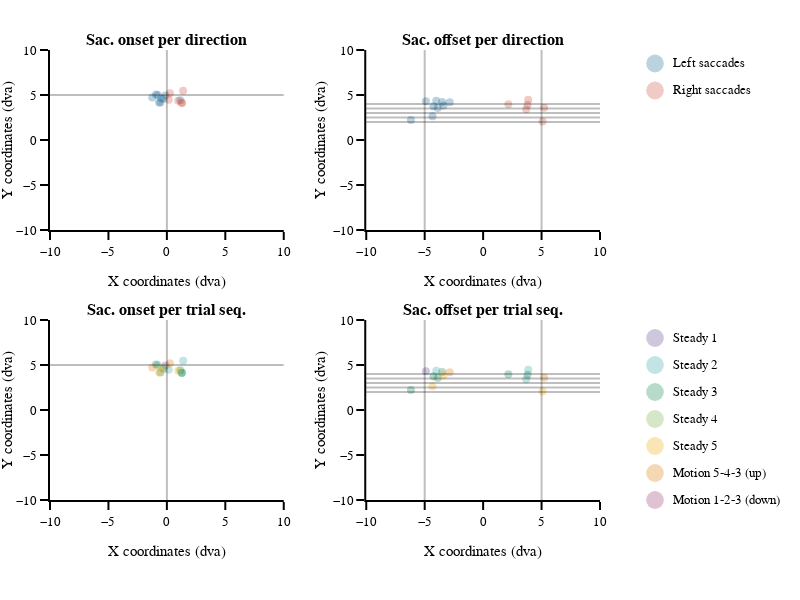

The cell this chart's notebook holds for it:
### Markdown cell above
#### Saccade coordinates

### Code cell
# figure specific settings
subplot_titles = ('<b>Sac. onset per direction<b>', '<b>Sac. offset per direction<b>',
                  '<b>Sac. onset per trial seq.<b>', '<b>Sac. offset per trial seq.<b>',)

# subplot settings
rows, cols = 2, 2
leg_mergin = 200
fig_height, fig_width = 600,300*2+leg_mergin
column_widths,row_heights = [1,1],[1,1]
sb_specs = [[{},{}],[{},{}]]
fig = make_subplots(rows=rows, cols=cols, print_grid=False, vertical_spacing=0.2, horizontal_spacing=0.15, 
                    column_widths=column_widths, row_heights=row_heights, subplot_titles=subplot_titles)

x_legend = 1.13
y_legend_step = 0.06
y_legend_sd = 0.97
y_legend_ts = 0.36
rad_leg = 0.04

# Right / Left saccades
# ---------------------
for sd_num, sd in enumerate(sds):

    
    # plot
    df_cond = df_all.loc[(df_all.main_sac_trial == 1) & (df_all.saccade_direction == sd_num+1)]
    fig.append_trace(go.Scatter(x=df_cond['sac_x_onset_trial']-df_cond['jitter_x_trial'],
                                y=df_cond['sac_y_onset_trial']-df_cond['jitter_y_trial'],
                                name=sd, mode='markers',marker_color=sd_cols[sd_num],marker_size=8,marker_opacity=0.3,
                                marker_line_width=0,marker_symbol='circle'),row=1, col=1)
    
    fig.append_trace(go.Scatter(x=df_cond['sac_x_offset_trial']-df_cond['jitter_x_trial'],
                                y=df_cond['sac_y_offset_trial']-df_cond['jitter_y_trial'],
                                name=sd, mode='markers',marker_color=sd_cols[sd_num],marker_size=8,marker_opacity=0.3,
                                marker_line_width=0,marker_symbol='circle'),row=1, col=2)
    
    # legend
    fig.add_annotation(xref='paper', yref='paper', x=x_legend, y=y_legend_sd-y_legend_step*sd_num, 
                       text=sd, showarrow=False, font_size = template_specs['axes_font_size'],xanchor = 'left', yanchor='middle')
    fig.add_shape(type='circle',xref='paper', yref='paper', fillcolor=sd_cols[sd_num],line_width=0, opacity=0.3,
                  x0=x_legend-0.03-rad_leg/2.5, y0=y_legend_sd-y_legend_step*sd_num-rad_leg/2, 
                  x1=x_legend-0.03+rad_leg/2.5, y1=y_legend_sd-y_legend_step*sd_num+rad_leg/2)

# ref lines
fig.add_hline(y=5,opacity=0.25, row=1, col=1)
fig.add_vline(x=0,opacity=0.25, row=1, col=1)
fig.add_vline(x=-5, opacity=0.25, row=1, col=2)
fig.add_vline(x=5,  opacity=0.25, row=1, col=2)
fig.add_hline(y=4,  opacity=0.25, row=1, col=2)
fig.add_hline(y=3.5,opacity=0.25, row=1, col=2)
fig.add_hline(y=3,  opacity=0.25, row=1, col=2)
fig.add_hline(y=2.5,opacity=0.25, row=1, col=2)
fig.add_hline(y=2,  opacity=0.25, row=1, col=2)
    
    
# Trials sequence
# ---------------
for ts_num, ts in enumerate(tss):
    # plot
    df_cond = df_all.loc[(df_all.main_sac_trial == 1) & (df_all.trial_sequence == ts_num+1)]
    fig.append_trace(go.Scatter(x=df_cond['sac_x_onset_trial']-df_cond['jitter_x_trial'],
                                y=df_cond['sac_y_onset_trial']-df_cond['jitter_y_trial'],
                                name=ts, mode='markers',marker_color=ts_cols[ts_num],marker_size=8,marker_opacity=0.3,
                                marker_line_width=0,marker_symbol='circle'),row=2, col=1)

    fig.append_trace(go.Scatter(x=df_cond['sac_x_offset_trial']-df_cond['jitter_x_trial'],
                                y=df_cond['sac_y_offset_trial']-df_cond['jitter_y_trial'],
                                name=ts, mode='markers',marker_color=ts_cols[ts_num],marker_size=8,marker_opacity=0.3,
                                marker_line_width=0,marker_symbol='circle'),row=2, col=2)
    
    # legend
    fig.add_annotation(xref='paper', yref='paper', x=x_legend, y=y_legend_ts-(y_legend_step*ts_num), 
                       text=ts, showarrow=False, font_size = template_specs['axes_font_size'], xanchor = 'left', yanchor='middle')
    fig.add_shape(type='circle',xref='paper', yref='paper', fillcolor=ts_cols[ts_num],line_width=0, opacity=0.3,
                  x0=x_legend-0.03-rad_leg/2.5, y0=y_legend_ts-y_legend_step*ts_num-rad_leg/2, 
                  x1=x_legend-0.03+rad_leg/2.5, y1=y_legend_ts-y_legend_step*ts_num+rad_leg/2)


# ref lines
fig.add_hline(y=5,opacity=0.25, row=2, col=1)
fig.add_vline(x=0,opacity=0.25, row=2, col=1)
fig.add_vline(x=-5, opacity=0.25, row=2, col=2)
fig.add_vline(x=5,  opacity=0.25, row=2, col=2)
fig.add_hline(y=4,  opacity=0.25, row=2, col=2)
fig.add_hline(y=3.5,opacity=0.25, row=2, col=2)
fig.add_hline(y=3,  opacity=0.25, row=2, col=2)
fig.add_hline(y=2.5,opacity=0.25, row=2, col=2)
fig.add_hline(y=2,  opacity=0.25, row=2, col=2)    
    
# axes settings
for row in np.arange(rows):
    for col in np.arange(cols):
        fig.update_xaxes(visible=True, ticklen=8, linewidth=template_specs['axes_width'], range=[-10,10], title='X coordinates (dva)', row=row+1, col=col+1)
        fig.update_yaxes(visible=True, ticklen=8, linewidth=template_specs['axes_width'], range=[-10,10], title='Y coordinates (dva)',row=row+1, col=col+1)
    
fig.layout.update(template=fig_template, width=fig_width, height=fig_height, margin_l=50, margin_r=leg_mergin, margin_t=50, margin_b=100, barmode='stack', showlegend=False)    
fig.show()
if not os.path.exists(fig_dir):os.mkdir(fig_dir)
fig.write_image('{}/{}_saccade_landing.pdf'.format(fig_dir, subject))

### Figure 1 — Plotly figure (JSON) as saved in the notebook; plotly's stock layout.template omitted (floating-point values rounded to 4 significant figures)
{"data": [{"marker": {"color": "rgb(29, 105, 150)", "line": {"width": 0}, "opacity": 0.3, "size": 8, "symbol": "circle"}, "mode": "markers", "name": "Left saccades", "type": "scatter", "x": [-0.3112, 1.149, -0.1204, -1.251, -0.4777, -0.7788, -0.5511, -0.9335, -0.6658], "xaxis": "x", "y": [4.572, 4.421, 4.945, 4.729, 4.617, 4.994, 4.167, 5.052, 4.168], "yaxis": "y"}, {"marker": {"color": "rgb(29, 105, 150)", "line": {"width": 0}, "opacity": 0.3, "size": 8, "symbol": "circle"}, "mode": "markers", "name": "Left saccades", "type": "scatter", "x": [-6.175, -3.881, -4.894, -2.857, -4.334, -4.008, -4.252, -3.505, -3.393], "xaxis": "x2", "y": [2.218, 3.556, 4.305, 4.185, 2.647, 4.375, 3.741, 4.221, 3.829], "yaxis": "y2"}, {"marker": {"color": "rgb(204, 80, 62)", "line": {"width": 0}, "opacity": 0.3, "size": 8, "symbol": "circle"}, "mode": "markers", "name": "Right saccades", "type": "scatter", "x": [0.2569, 1.3, 0.9696, 1.391, 0.1573, 1.263], "xaxis": "x", "y": [5.185, 4.147, 4.359, 5.47, 4.483, 4.099], "yaxis": "y"}, {"marker": {"color": "rgb(204, 80, 62)", "line": {"width": 0}, "opacity": 0.3, "size": 8, "symbol": "circle"}, "mode": "markers", "name": "Right saccades", "type": "scatter", "x": [5.221, 3.802, 5.089, 3.859, 3.692, 2.159], "xaxis": "x2", "y": [3.589, 3.908, 2.061, 4.483, 3.427, 3.96], "yaxis": "y2"}, {"marker": {"color": "rgb(95, 70, 144)", "line": {"width": 0}, "opacity": 0.3, "size": 8, "symbol": "circle"}, "mode": "markers", "name": "Steady 1", "type": "scatter", "x": [-0.1204], "xaxis": "x3", "y": [4.945], "yaxis": "y3"}, {"marker": {"color": "rgb(95, 70, 144)", "line": {"width": 0}, "opacity": 0.3, "size": 8, "symbol": "circle"}, "mode": "markers", "name": "Steady 1", "type": "scatter", "x": [-4.894], "xaxis": "x4", "y": [4.305], "yaxis": "y4"}, {"marker": {"color": "rgb(56, 166, 165)", "line": {"width": 0}, "opacity": 0.3, "size": 8, "symbol": "circle"}, "mode": "markers", "name": "Steady 2", "type": "scatter", "x": [-0.7788, 1.391, 0.1573], "xaxis": "x3", "y": [4.994, 5.47, 4.483], "yaxis": "y3"}, {"marker": {"color": "rgb(56, 166, 165)", "line": {"width": 0}, "opacity": 0.3, "size": 8, "symbol": "circle"}, "mode": "markers", "name": "Steady 2", "type": "scatter", "x": [-4.008, 3.859, 3.692], "xaxis": "x4", "y": [4.375, 4.483, 3.427], "yaxis": "y4"}, {"marker": {"color": "rgb(15, 133, 84)", "line": {"width": 0}, "opacity": 0.3, "size": 8, "symbol": "circle"}, "mode": "markers", "name": "Steady 3", "type": "scatter", "x": [-0.3112, 1.3, 1.149, -0.5511, -0.9335, 1.263], "xaxis": "x3", "y": [4.572, 4.147, 4.421, 4.167, 5.052, 4.099], "yaxis": "y3"}, {"marker": {"color": "rgb(15, 133, 84)", "line": {"width": 0}, "opacity": 0.3, "size": 8, "symbol": "circle"}, "mode": "markers", "name": "Steady 3", "type": "scatter", "x": [-6.175, 3.802, -3.881, -4.252, -3.505, 2.159], "xaxis": "x4", "y": [2.218, 3.908, 3.556, 3.741, 4.221, 3.96], "yaxis": "y4"}, {"marker": {"color": "rgb(115, 175, 72)", "line": {"width": 0}, "opacity": 0.3, "size": 8, "symbol": "circle"}, "mode": "markers", "name": "Steady 4", "type": "scatter", "x": [], "xaxis": "x3", "y": [], "yaxis": "y3"}, {"marker": {"color": "rgb(115, 175, 72)", "line": {"width": 0}, "opacity": 0.3, "size": 8, "symbol": "circle"}, "mode": "markers", "name": "Steady 4", "type": "scatter", "x": [], "xaxis": "x4", "y": [], "yaxis": "y4"}, {"marker": {"color": "rgb(237, 173, 8)", "line": {"width": 0}, "opacity": 0.3, "size": 8, "symbol": "circle"}, "mode": "markers", "name": "Steady 5", "type": "scatter", "x": [0.9696, -0.4777, -0.6658], "xaxis": "x3", "y": [4.359, 4.617, 4.168], "yaxis": "y3"}, {"marker": {"color": "rgb(237, 173, 8)", "line": {"width": 0}, "opacity": 0.3, "size": 8, "symbol": "circle"}, "mode": "markers", "name": "Steady 5", "type": "scatter", "x": [5.089, -4.334, -3.393], "xaxis": "x4", "y": [2.061, 2.647, 3.829], "yaxis": "y4"}, {"marker": {"color": "rgb(225, 124, 5)", "line": {"width": 0}, "opacity": 0.3, "size": 8, "symbol": "circle"}, "mode": "markers", "name": "Motion 5-4-3 (up)", "type": "scatter", "x": [0.2569, -1.251], "xaxis": "x3", "y": [5.185, 4.729], "yaxis": "y3"}, {"marker": {"color": "rgb(225, 124, 5)", "line": {"width": 0}, "opacity": 0.3, "size": 8, "symbol": "circle"}, "mode": "markers", "name": "Motion 5-4-3 (up)", "type": "scatter", "x": [5.221, -2.857], "xaxis": "x4", "y": [3.589, 4.185], "yaxis": "y4"}, {"marker": {"color": "rgb(148, 52, 110)", "line": {"width": 0}, "opacity": 0.3, "size": 8, "symbol": "circle"}, "mode": "markers", "name": "Motion 1-2-3 (down)", "type": "scatter", "x": [], "xaxis": "x3", "y": [], "yaxis": "y3"}, {"marker": {"color": "rgb(148, 52, 110)", "line": {"width": 0}, "opacity": 0.3, "size": 8, "symbol": "circle"}, "mode": "markers", "name": "Motion 1-2-3 (down)", "type": "scatter", "x": [], "xaxis": "x4", "y": [], "yaxis": "y4"}], "layout": {"annotations": [{"font": {"size": 16}, "showarrow": false, "text": "<b>Sac. onset per direction<b>", "x": 0.2125, "xanchor": "center", "xref": "paper", "y": 1, "yanchor": "bottom", "yref": "paper"}, {"font": {"size": 16}, "showarrow": false, "text": "<b>Sac. offset per direction<b>", "x": 0.7875, "xanchor": "center", "xref": "paper", "y": 1, "yanchor": "bottom", "yref": "paper"}, {"font": {"size": 16}, "showarrow": false, "text": "<b>Sac. onset per trial seq.<b>", "x": 0.2125, "xanchor": "center", "xref": "paper", "y": 0.4, "yanchor": "bottom", "yref": "paper"}, {"font": {"size": 16}, "showarrow": false, "text": "<b>Sac. offset per trial seq.<b>", "x": 0.7875, "xanchor": "center", "xref": "paper", "y": 0.4, "yanchor": "bottom", "yref": "paper"}, {"font": {"size": 13}, "showarrow": false, "text": "Left saccades", "x": 1.13, "xanchor": "left", "xref": "paper", "y": 0.97, "yanchor": "middle", "yref": "paper"}, {"font": {"size": 13}, "showarrow": false, "text": "Right saccades", "x": 1.13, "xanchor": "left", "xref": "paper", "y": 0.91, "yanchor": "middle", "yref": "paper"}, {"font": {"size": 13}, "showarrow": false, "text": "Steady 1", "x": 1.13, "xanchor": "left", "xref": "paper", "y": 0.36, "yanchor": "middle", "yref": "paper"}, {"font": {"size": 13}, "showarrow": false, "text": "Steady 2", "x": 1.13, "xanchor": "left", "xref": "paper", "y": 0.3, "yanchor": "middle", "yref": "paper"}, {"font": {"size": 13}, "showarrow": false, "text": "Steady 3", "x": 1.13, "xanchor": "left", "xref": "paper", "y": 0.24, "yanchor": "middle", "yref": "paper"}, {"font": {"size": 13}, "showarrow": false, "text": "Steady 4", "x": 1.13, "xanchor": "left", "xref": "paper", "y": 0.18, "yanchor": "middle", "yref": "paper"}, {"font": {"size": 13}, "showarrow": false, "text": "Steady 5", "x": 1.13, "xanchor": "left", "xref": "paper", "y": 0.12, "yanchor": "middle", "yref": "paper"}, {"font": {"size": 13}, "showarrow": false, "text": "Motion 5-4-3 (up)", "x": 1.13, "xanchor": "left", "xref": "paper", "y": 0.06, "yanchor": "middle", "yref": "paper"}, {"font": {"size": 13}, "showarrow": false, "text": "Motion 1-2-3 (down)", "x": 1.13, "xanchor": "left", "xref": "paper", "y": 0, "yanchor": "middle", "yref": "paper"}], "barmode": "stack", "height": 600, "margin": {"b": 100, "l": 50, "r": 200, "t": 50}, "shapes": [{"fillcolor": "rgb(29, 105, 150)", "line": {"width": 0}, "opacity": 0.3, "type": "circle", "x0": 1.084, "x1": 1.116, "xref": "paper", "y0": 0.95, "y1": 0.99, "yref": "paper"}, {"fillcolor": "rgb(204, 80, 62)", "line": {"width": 0}, "opacity": 0.3, "type": "circle", "x0": 1.084, "x1": 1.116, "xref": "paper", "y0": 0.89, "y1": 0.93, "yref": "paper"}, {"opacity": 0.25, "type": "line", "x0": 0, "x1": 1, "xref": "x domain", "y0": 5, "y1": 5, "yref": "y"}, {"opacity": 0.25, "type": "line", "x0": 0, "x1": 0, "xref": "x", "y0": 0, "y1": 1, "yref": "y domain"}, {"opacity": 0.25, "type": "line", "x0": -5, "x1": -5, "xref": "x2", "y0": 0, "y1": 1, "yref": "y2 domain"}, {"opacity": 0.25, "type": "line", "x0": 5, "x1": 5, "xref": "x2", "y0": 0, "y1": 1, "yref": "y2 domain"}, {"opacity": 0.25, "type": "line", "x0": 0, "x1": 1, "xref": "x2 domain", "y0": 4, "y1": 4, "yref": "y2"}, {"opacity": 0.25, "type": "line", "x0": 0, "x1": 1, "xref": "x2 domain", "y0": 3.5, "y1": 3.5, "yref": "y2"}, {"opacity": 0.25, "type": "line", "x0": 0, "x1": 1, "xref": "x2 domain", "y0": 3, "y1": 3, "yref": "y2"}, {"opacity": 0.25, "type": "line", "x0": 0, "x1": 1, "xref": "x2 domain", "y0": 2.5, "y1": 2.5, "yref": "y2"}, {"opacity": 0.25, "type": "line", "x0": 0, "x1": 1, "xref": "x2 domain", "y0": 2, "y1": 2, "yref": "y2"}, {"fillcolor": "rgb(95, 70, 144)", "line": {"width": 0}, "opacity": 0.3, "type": "circle", "x0": 1.084, "x1": 1.116, "xref": "paper", "y0": 0.34, "y1": 0.38, "yref": "paper"}, {"fillcolor": "rgb(56, 166, 165)", "line": {"width": 0}, "opacity": 0.3, "type": "circle", "x0": 1.084, "x1": 1.116, "xref": "paper", "y0": 0.28, "y1": 0.32, "yref": "paper"}, {"fillcolor": "rgb(15, 133, 84)", "line": {"width": 0}, "opacity": 0.3, "type": "circle", "x0": 1.084, "x1": 1.116, "xref": "paper", "y0": 0.22, "y1": 0.26, "yref": "paper"}, {"fillcolor": "rgb(115, 175, 72)", "line": {"width": 0}, "opacity": 0.3, "type": "circle", "x0": 1.084, "x1": 1.116, "xref": "paper", "y0": 0.16, "y1": 0.2, "yref": "paper"}, {"fillcolor": "rgb(237, 173, 8)", "line": {"width": 0}, "opacity": 0.3, "type": "circle", "x0": 1.084, "x1": 1.116, "xref": "paper", "y0": 0.1, "y1": 0.14, "yref": "paper"}, {"fillcolor": "rgb(225, 124, 5)", "line": {"width": 0}, "opacity": 0.3, "type": "circle", "x0": 1.084, "x1": 1.116, "xref": "paper", "y0": 0.04, "y1": 0.08, "yref": "paper"}, {"fillcolor": "rgb(148, 52, 110)", "line": {"width": 0}, "opacity": 0.3, "type": "circle", "x0": 1.084, "x1": 1.116, "xref": "paper", "y0": -0.02, "y1": 0.02, "yref": "paper"}, {"opacity": 0.25, "type": "line", "x0": 0, "x1": 1, "xref": "x3 domain", "y0": 5, "y1": 5, "yref": "y3"}, {"opacity": 0.25, "type": "line", "x0": 0, "x1": 0, "xref": "x3", "y0": 0, "y1": 1, "yref": "y3 domain"}, {"opacity": 0.25, "type": "line", "x0": -5, "x1": -5, "xref": "x4", "y0": 0, "y1": 1, "yref": "y4 domain"}, {"opacity": 0.25, "type": "line", "x0": 5, "x1": 5, "xref": "x4", "y0": 0, "y1": 1, "yref": "y4 domain"}, {"opacity": 0.25, "type": "line", "x0": 0, "x1": 1, "xref": "x4 domain", "y0": 4, "y1": 4, "yref": "y4"}, {"opacity": 0.25, "type": "line", "x0": 0, "x1": 1, "xref": "x4 domain", "y0": 3.5, "y1": 3.5, "yref": "y4"}, {"opacity": 0.25, "type": "line", "x0": 0, "x1": 1, "xref": "x4 domain", "y0": 3, "y1": 3, "yref": "y4"}, {"opacity": 0.25, "type": "line", "x0": 0, "x1": 1, "xref": "x4 domain", "y0": 2.5, "y1": 2.5, "yref": "y4"}, {"opacity": 0.25, "type": "line", "x0": 0, "x1": 1, "xref": "x4 domain", "y0": 2, "y1": 2, "yref": "y4"}], "showlegend": false, "width": 800, "xaxis": {"anchor": "y", "domain": [0, 0.425], "linewidth": 2, "range": [-10, 10], "ticklen": 8, "title": {"text": "X coordinates (dva)"}, "type": "linear", "visible": true}, "xaxis2": {"anchor": "y2", "domain": [0.575, 1], "linewidth": 2, "range": [-10, 10], "ticklen": 8, "title": {"text": "X coordinates (dva)"}, "type": "linear", "visible": true}, "xaxis3": {"anchor": "y3", "domain": [0, 0.425], "linewidth": 2, "range": [-10, 10], "ticklen": 8, "title": {"text": "X coordinates (dva)"}, "type": "linear", "visible": true}, "xaxis4": {"anchor": "y4", "domain": [0.575, 1], "linewidth": 2, "range": [-10, 10], "ticklen": 8, "title": {"text": "X coordinates (dva)"}, "type": "linear", "visible": true}, "yaxis": {"anchor": "x", "domain": [0.6, 1], "linewidth": 2, "range": [-10, 10], "ticklen": 8, "title": {"text": "Y coordinates (dva)"}, "type": "linear", "visible": true}, "yaxis2": {"anchor": "x2", "domain": [0.6, 1], "linewidth": 2, "range": [-10, 10], "ticklen": 8, "title": {"text": "Y coordinates (dva)"}, "type": "linear", "visible": true}, "yaxis3": {"anchor": "x3", "domain": [0, 0.4], "linewidth": 2, "range": [-10, 10], "ticklen": 8, "title": {"text": "Y coordinates (dva)"}, "type": "linear", "visible": true}, "yaxis4": {"anchor": "x4", "domain": [0, 0.4], "linewidth": 2, "range": [-10, 10], "ticklen": 8, "title": {"text": "Y coordinates (dva)"}, "type": "linear", "visible": true}}}
